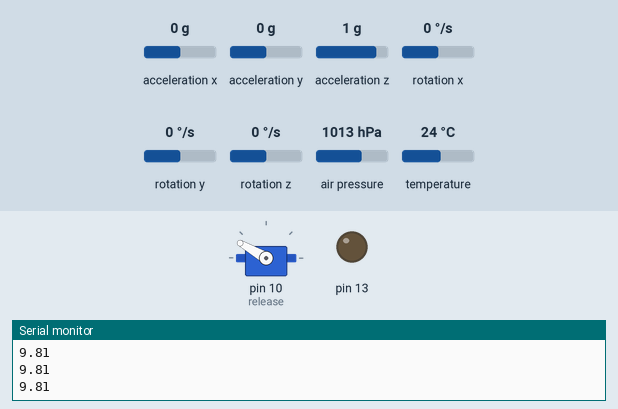
Simulated run of this sketch. Board: Arduino Uno, built with avr-gcc and run on an emulated ATmega328P. Shown: servo, output pins drawn as LEDs (lit = HIGH), the last lines printed to the serial monitor. The inputs (shaded band) are chosen by the test bench; at power-on: acceleration z 1 g, acceleration x 0 g, acceleration y 0 g, rotation x 0 °/s, rotation y 0 °/s, rotation z 0 °/s, air pressure 1013 hPa, temperature 24 °C.

Above: at 2.3 s.
2.4 s: acceleration z set to 0.5 g
3.9 s: acceleration z set to 0.2 g
At 5.1 s:
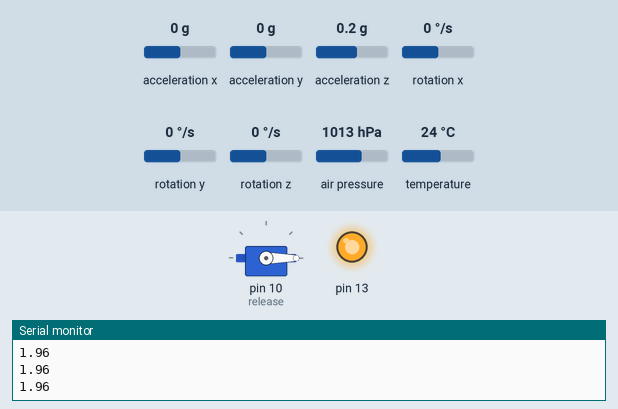
5.4 s: acceleration x set to -0.4 g
At 6.5 s:
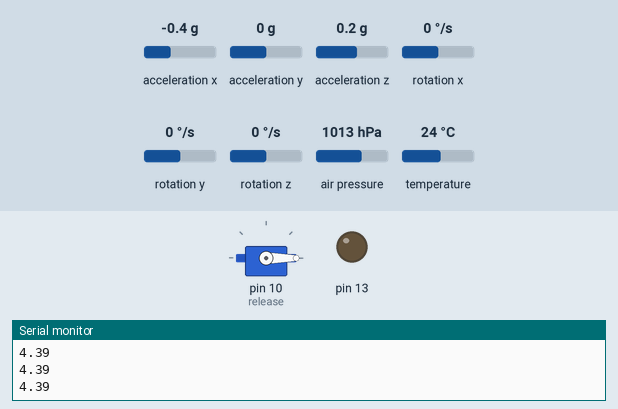
6.9 s: acceleration x set to 0 g
At 7.5 s:
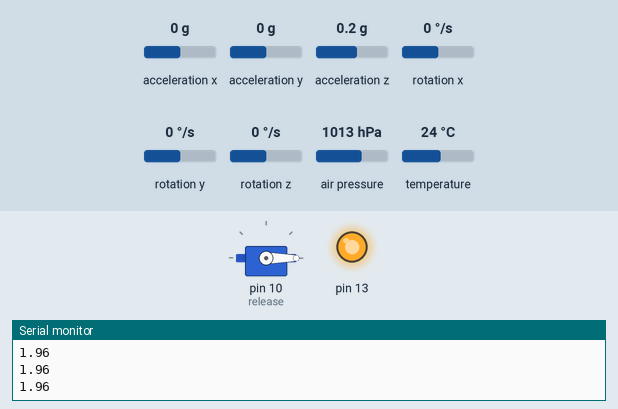
Timing chart, 0 to 9.4 s (numbered marks = the images above; inputs shaded):
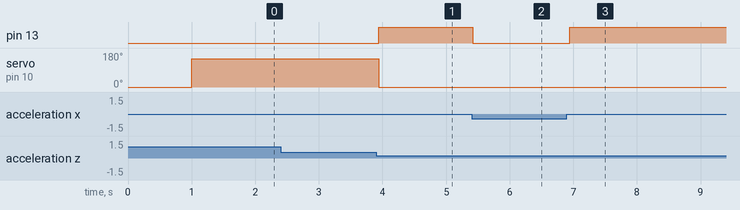

Measured:
- the behaviour switches between 0.4 and 0.3 g on acceleration z (found by bisection; images 0 and 1)
- the behaviour switches between -0.2 and -0.3 g on acceleration x (found by bisection; images 1 and 2)
- after the input at 3.9 s, pin 13: LOW → HIGH at once; servo on pin 10 (release): 150° → 0° at once
- after the input at 5.4 s, pin 13: HIGH → LOW at once
- after the input at 6.9 s, pin 13: LOW → HIGH after 0.05 s

The sketch:

Full_parachute_deployment.ino
```cpp
#include <Adafruit_BMP280.h>

#include <Servo.h>

Servo release;
#include <Adafruit_MPU6050.h>
#include <Adafruit_Sensor.h>
#include <Wire.h>

Adafruit_MPU6050 mpu;
float x;
float y;
float z;
float totalAcceleration;

Adafruit_BMP280 bmp; // I2C
float last_alt;
float new_alt;
float dalt;

float totalA(float x, float y, float z){
  return sqrt(sq(x)+sq(y)+sq(z));
}

void deploy(){
  release.write(0);
}

void setup(void) {
	Serial.begin(9600);

  pinMode(13, OUTPUT);
  release.attach(10);
  release.write(0);
  delay(1000);
  release.write(150);
  Serial.println(F("BMP280 test"));
  unsigned status;
  status = bmp.begin(0x76);
  if (!status) {
    Serial.println(F("Could not find a valid BMP280 sensor, check wiring or "
                      "try a different address!"));
    Serial.print("SensorID was: 0x"); Serial.println(bmp.sensorID(),16);
    }
  /* Default settings from datasheet. */
  bmp.setSampling(Adafruit_BMP280::MODE_NORMAL,     /* Operating Mode. */
                  Adafruit_BMP280::SAMPLING_X2,     /* Temp. oversampling */
                  Adafruit_BMP280::SAMPLING_X16,    /* Pressure oversampling */
                  Adafruit_BMP280::FILTER_X16,      /* Filtering. */
                  Adafruit_BMP280::STANDBY_MS_500); /* Standby time. */

	// Try to initialize!
	if (!mpu.begin()) {
		Serial.println("Failed to find MPU6050 chip");
		while (1) {
		  delay(10);

		}
	}
	Serial.println("MPU6050 Found!");

	// set accelerometer range to +-8G
	mpu.setAccelerometerRange(MPU6050_RANGE_8_G);
	// set filter bandwidth to 21 Hz
	mpu.setFilterBandwidth(MPU6050_BAND_21_HZ);
	delay(100);
}

void loop() {
	/* Get new sensor events with the readings */
	sensors_event_t a, g, temp;
	mpu.getEvent(&a, &g, &temp);
  x = a.acceleration.x;
  y = a.acceleration.y;
  z = a.acceleration.z;
	/* Print out the valuves */
	/*Serial.print("Acceleration X: ");
	Serial.print(x);
	Serial.print(", Y: ");
	Serial.print(y);
	Serial.print(", Z: ");
	Serial.print(z);
	Serial.println(" m/s^2");*/

  totalAcceleration = totalA(x, y, z);
  Serial.println(totalAcceleration);

	//Serial.println("");
  //Serial.print(bmp.readAltitude(1013.25)); /* Adjusted to local forecast! */
  //Serial.println(" m");

  last_alt = new_alt;
  new_alt = bmp.readAltitude(1013.25);
  dalt = last_alt - new_alt;

  if (totalAcceleration < 3 & dalt > -0.3){
    //Serial.println("Deploying parachute!");
    digitalWrite(13, HIGH);
    release.write(0);
  }else{
    digitalWrite(13, LOW);
    }
  Serial.println(totalAcceleration);
	delay(50);
}
```
